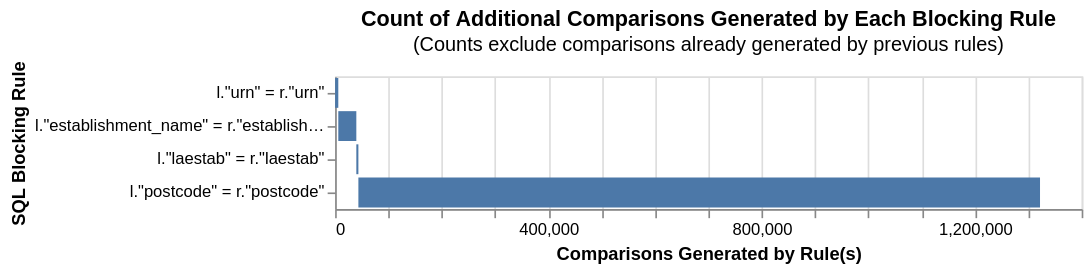

Notebook code for this chart:
### Code cell
blocking_rules_link = [
  block_on("urn"),
  block_on("establishment_name"),
  block_on("laestab"),
  # block_on("ukprn"),
  # block_on("northing", "easting"),
   block_on("postcode"),
  # block_on("heads_name"),
  # block_on("phase_of_education_name", "postcode"),
]

cumulative_comparisons_to_be_scored_from_blocking_rules_chart(
  table_or_tables=gias,
  blocking_rules=blocking_rules_link,
  db_api=db_api,
  link_type="dedupe_only",
)

### Figure 1 — Vega-Lite specification as saved in the notebook (floating-point values rounded to 4 significant figures)
{"config": {"view": {"continuousWidth": 300, "continuousHeight": 300}}, "data": {"name": "data-1636cb99dea60ca7746ab04b67e05be7"}, "mark": "bar", "encoding": {"order": {"field": "cumulative_rows"}, "tooltip": [{"field": "blocking_rule", "title": "SQL Condition", "type": "nominal"}, {"field": "row_count", "format": ",", "title": "Comparisons Generated", "type": "quantitative"}, {"field": "cumulative_rows", "format": ",", "title": "Cumulative Comparisons", "type": "quantitative"}, {"field": "cartesian", "format": ",", "title": "Total comparisons in Cartesian product", "type": "quantitative"}], "x": {"field": "start", "title": "Comparisons Generated by Rule(s)", "type": "quantitative"}, "x2": {"field": "cumulative_rows"}, "y": {"field": "blocking_rule", "sort": ["-x2"], "title": "SQL Blocking Rule"}}, "height": {"step": 20}, "title": {"text": "Count of Additional Comparisons Generated by Each Blocking Rule", "subtitle": "(Counts exclude comparisons already generated by previous rules)"}, "width": 450, "$schema": "https://vega.github.io/schema/vega-lite/v5.9.3.json", "datasets": {"data-1636cb99dea60ca7746ab04b67e05be7": [{"blocking_rule": "l.\"urn\" = r.\"urn\"", "row_count": 5964, "cumulative_rows": 5964, "cartesian": 1577618706, "match_key": "0", "start": 0}, {"blocking_rule": "l.\"establishment_name\" = r.\"establishment_name\"", "row_count": 33811, "cumulative_rows": 39775, "cartesian": 1577618706, "match_key": "1", "start": 5964}, {"blocking_rule": "l.\"laestab\" = r.\"laestab\"", "row_count": 3860, "cumulative_rows": 43635, "cartesian": 1577618706, "match_key": "2", "start": 39775}, {"blocking_rule": "l.\"postcode\" = r.\"postcode\"", "row_count": 1278261, "cumulative_rows": 1321896, "cartesian": 1577618706, "match_key": "3", "start": 43635}]}}
